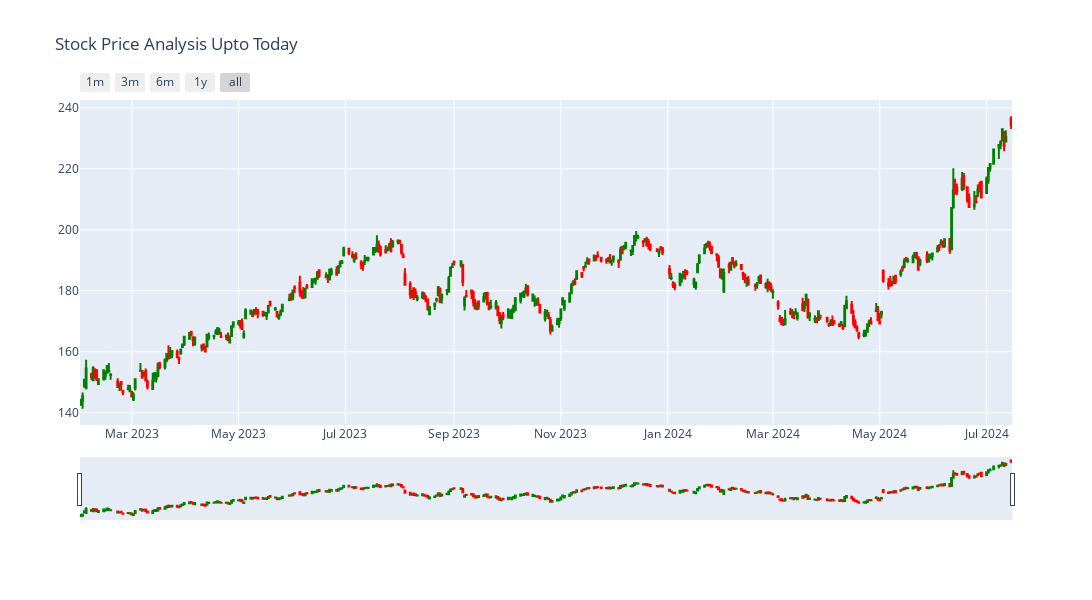

Notebook cell for this chart:
### Code cell
#plotting the data in Candlesticks which is differntiates the Increase and decrease in price
#interactive plotting using plot3d
figure = go.Figure(data=[go.Candlestick(x=data_1y["Date"],
                                        open=data_1y["Open"], 
                                        high=data_1y["High"],
                                        low=data_1y["Low"], 
                                        close=data_1y["Close"],
                                        increasing_line_color='green', 
                                        decreasing_line_color='red',
                                        increasing_fillcolor='green',
                                        decreasing_fillcolor='red')])

#slider can be used to select the range of price movements
figure.update_layout(title = " Stock Price Movement Upto Today", xaxis_rangeslider_visible=False)

#updating layouts with custom size of a PLot
figure.update_layout(title = "Stock Price Analysis Upto Today", 
                     xaxis_rangeslider_visible=True,height=600,width=1150)
#selecting particular time 1,3,6 and 1year using a rangeselector
figure.update_xaxes(
    rangeselector=dict(
        buttons=list([
            dict(count=1, label="1m", step="month", stepmode="backward"),
            dict(count=3, label="3m", step="month", stepmode="backward"),
            dict(count=6, label="6m", step="month", stepmode="backward"),
            dict(count=1, label="1y", step="year", stepmode="backward"),
            dict(step="all")
        ])
    )
)


figure.show()

### Figure 1 — Plotly figure (JSON) as saved in the notebook; plotly's stock layout.template omitted (floating-point values rounded to 4 significant figures; data arrays with more than 128 entries replaced by an {"elided": "..."} marker saying what was removed)
{"data": [{"close": {"elided": "365 float values"}, "decreasing": {"fillcolor": "red", "line": {"color": "red"}}, "high": {"elided": "365 float values"}, "increasing": {"fillcolor": "green", "line": {"color": "green"}}, "low": {"elided": "365 float values"}, "open": {"elided": "365 float values"}, "type": "candlestick", "x": {"elided": "365 str values"}}], "layout": {"height": 600, "title": {"text": "Stock Price Analysis Upto Today"}, "width": 1150, "xaxis": {"autorange": true, "range": ["2023-01-30 12:00", "2024-07-15 12:00"], "rangeselector": {"buttons": [{"count": 1, "label": "1m", "step": "month", "stepmode": "backward"}, {"count": 3, "label": "3m", "step": "month", "stepmode": "backward"}, {"count": 6, "label": "6m", "step": "month", "stepmode": "backward"}, {"count": 1, "label": "1y", "step": "year", "stepmode": "backward"}, {"step": "all"}]}, "rangeslider": {"autorange": true, "range": ["2023-01-30 12:00", "2024-07-15 12:00"], "visible": true, "yaxis": {"_template": null, "rangemode": "match"}}, "type": "date"}, "yaxis": {"autorange": true, "range": [136.0, 242.6]}}}
